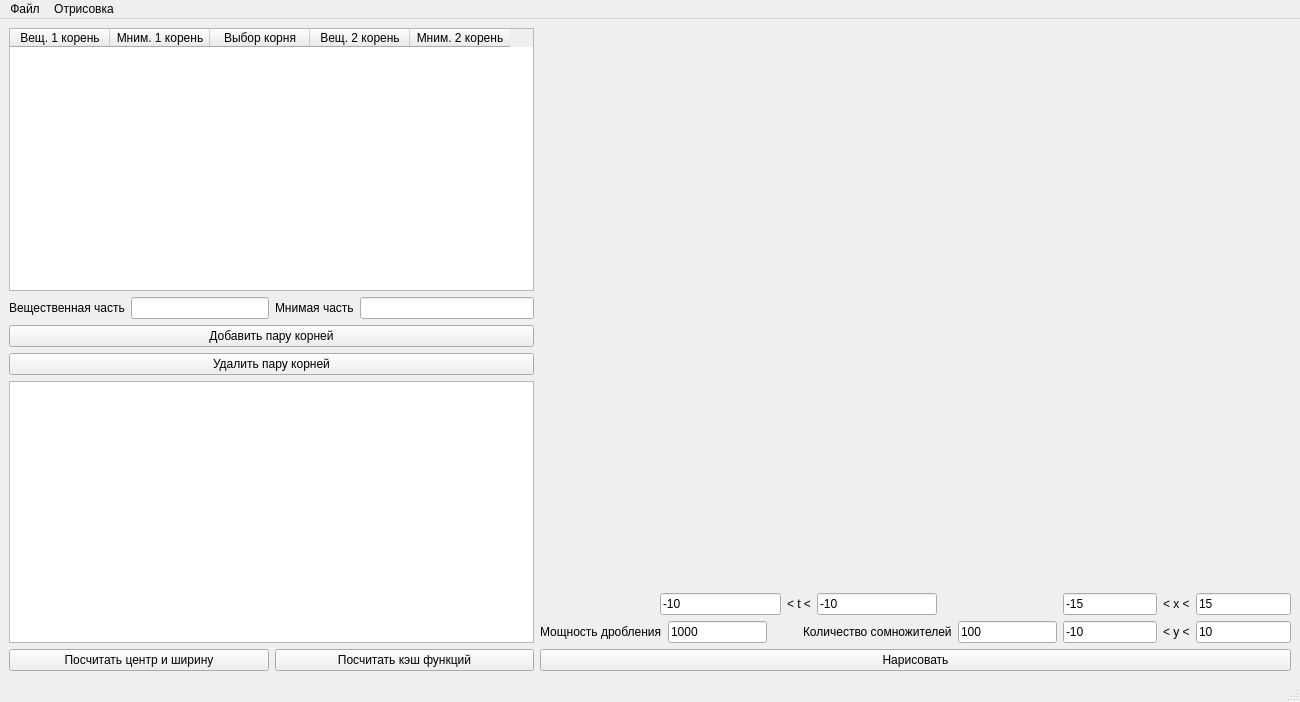
<?xml version="1.0" encoding="UTF-8"?>
<ui version="4.0">
 <class>MainWindow</class>
 <widget class="QMainWindow" name="MainWindow">
  <property name="geometry">
   <rect>
    <x>0</x>
    <y>0</y>
    <width>1300</width>
    <height>702</height>
   </rect>
  </property>
  <property name="sizePolicy">
   <sizepolicy hsizetype="MinimumExpanding" vsizetype="MinimumExpanding">
    <horstretch>0</horstretch>
    <verstretch>0</verstretch>
   </sizepolicy>
  </property>
  <property name="minimumSize">
   <size>
    <width>1300</width>
    <height>0</height>
   </size>
  </property>
  <property name="maximumSize">
   <size>
    <width>16777215</width>
    <height>16777215</height>
   </size>
  </property>
  <property name="windowTitle">
   <string>Курсовая 1</string>
  </property>
  <widget class="QWidget" name="centralwidget">
   <property name="enabled">
    <bool>true</bool>
   </property>
   <property name="sizePolicy">
    <sizepolicy hsizetype="Expanding" vsizetype="Expanding">
     <horstretch>0</horstretch>
     <verstretch>0</verstretch>
    </sizepolicy>
   </property>
   <property name="minimumSize">
    <size>
     <width>1295</width>
     <height>650</height>
    </size>
   </property>
   <property name="maximumSize">
    <size>
     <width>16777215</width>
     <height>16777215</height>
    </size>
   </property>
   <property name="layoutDirection">
    <enum>Qt::LeftToRight</enum>
   </property>
   <property name="autoFillBackground">
    <bool>true</bool>
   </property>
   <layout class="QGridLayout" name="gridLayout">
    <item row="0" column="0">
     <layout class="QVBoxLayout" name="verticalLayout">
      <item>
       <layout class="QGridLayout" name="gridLayout_2"/>
      </item>
      <item>
       <widget class="QTableWidget" name="rootsTable">
        <property name="minimumSize">
         <size>
          <width>525</width>
          <height>0</height>
         </size>
        </property>
        <column>
         <property name="text">
          <string>Вещ. 1 корень</string>
         </property>
        </column>
        <column>
         <property name="text">
          <string>Мним. 1 корень</string>
         </property>
        </column>
        <column>
         <property name="text">
          <string>Выбор корня</string>
         </property>
        </column>
        <column>
         <property name="text">
          <string>Вещ. 2 корень</string>
         </property>
        </column>
        <column>
         <property name="text">
          <string>Мним. 2 корень</string>
         </property>
        </column>
       </widget>
      </item>
      <item>
       <layout class="QHBoxLayout" name="horizontalLayout_4">
        <item>
         <layout class="QHBoxLayout" name="horizontalLayout_2">
          <item>
           <widget class="QLabel" name="labelRe">
            <property name="text">
             <string>Вещественная часть</string>
            </property>
           </widget>
          </item>
          <item>
           <widget class="QLineEdit" name="inputRe"/>
          </item>
         </layout>
        </item>
        <item>
         <layout class="QHBoxLayout" name="horizontalLayout_3">
          <item>
           <widget class="QLabel" name="labelIm">
            <property name="text">
             <string>Мнимая часть</string>
            </property>
           </widget>
          </item>
          <item>
           <widget class="QLineEdit" name="inputIm"/>
          </item>
         </layout>
        </item>
       </layout>
      </item>
      <item>
       <widget class="QPushButton" name="addRoots">
        <property name="text">
         <string>Добавить пару корней</string>
        </property>
       </widget>
      </item>
      <item>
       <widget class="QPushButton" name="deleteRoots">
        <property name="text">
         <string>Удалить пару корней</string>
        </property>
       </widget>
      </item>
      <item>
       <widget class="QTextBrowser" name="notes"/>
      </item>
      <item>
       <layout class="QHBoxLayout" name="horizontalLayout_18">
        <item>
         <widget class="QPushButton" name="calcWidthButton">
          <property name="text">
           <string>Посчитать центр и ширину</string>
          </property>
         </widget>
        </item>
        <item>
         <widget class="QPushButton" name="calcButton">
          <property name="text">
           <string>Посчитать кэш функций</string>
          </property>
         </widget>
        </item>
       </layout>
      </item>
     </layout>
    </item>
    <item row="0" column="1">
     <layout class="QVBoxLayout" name="verticalLayout_4">
      <item>
       <widget class="DrawingWidget" name="drawing" native="true">
        <property name="minimumSize">
         <size>
          <width>750</width>
          <height>500</height>
         </size>
        </property>
       </widget>
      </item>
      <item>
       <layout class="QHBoxLayout" name="horizontalLayout">
        <item>
         <layout class="QVBoxLayout" name="verticalLayout_3">
          <item>
           <layout class="QHBoxLayout" name="horizontalLayout_10">
            <item>
             <spacer name="horizontalSpacer">
              <property name="orientation">
               <enum>Qt::Horizontal</enum>
              </property>
              <property name="sizeHint" stdset="0">
               <size>
                <width>40</width>
                <height>20</height>
               </size>
              </property>
             </spacer>
            </item>
            <item>
             <widget class="QLineEdit" name="tmin">
              <property name="text">
               <string>-10</string>
              </property>
             </widget>
            </item>
            <item>
             <widget class="QLabel" name="labelt">
              <property name="text">
               <string>&lt; t &lt;</string>
              </property>
             </widget>
            </item>
            <item>
             <widget class="QLineEdit" name="tmax">
              <property name="text">
               <string>-10</string>
              </property>
             </widget>
            </item>
            <item>
             <spacer name="horizontalSpacer_2">
              <property name="orientation">
               <enum>Qt::Horizontal</enum>
              </property>
              <property name="sizeHint" stdset="0">
               <size>
                <width>40</width>
                <height>20</height>
               </size>
              </property>
             </spacer>
            </item>
           </layout>
          </item>
          <item>
           <layout class="QHBoxLayout" name="horizontalLayout_9">
            <item>
             <widget class="QLabel" name="labelDensity">
              <property name="text">
               <string>Мощность дробления</string>
              </property>
             </widget>
            </item>
            <item>
             <widget class="QLineEdit" name="density">
              <property name="text">
               <string>1000</string>
              </property>
             </widget>
            </item>
            <item>
             <spacer name="horizontalSpacer_6">
              <property name="orientation">
               <enum>Qt::Horizontal</enum>
              </property>
              <property name="sizeHint" stdset="0">
               <size>
                <width>40</width>
                <height>20</height>
               </size>
              </property>
             </spacer>
            </item>
            <item>
             <widget class="QLabel" name="labelProdNumber">
              <property name="text">
               <string>Количество сомножителей</string>
              </property>
             </widget>
            </item>
            <item>
             <widget class="QLineEdit" name="prodNumber">
              <property name="text">
               <string>100</string>
              </property>
             </widget>
            </item>
           </layout>
          </item>
         </layout>
        </item>
        <item>
         <layout class="QVBoxLayout" name="verticalLayout_2">
          <item>
           <layout class="QHBoxLayout" name="horizontalLayout_12">
            <item>
             <widget class="QLineEdit" name="xmin">
              <property name="sizePolicy">
               <sizepolicy hsizetype="Expanding" vsizetype="Fixed">
                <horstretch>0</horstretch>
                <verstretch>0</verstretch>
               </sizepolicy>
              </property>
              <property name="text">
               <string>-15</string>
              </property>
             </widget>
            </item>
            <item>
             <widget class="QLabel" name="labelx">
              <property name="text">
               <string>&lt; x &lt;</string>
              </property>
             </widget>
            </item>
            <item>
             <widget class="QLineEdit" name="xmax">
              <property name="sizePolicy">
               <sizepolicy hsizetype="Expanding" vsizetype="Fixed">
                <horstretch>0</horstretch>
                <verstretch>0</verstretch>
               </sizepolicy>
              </property>
              <property name="text">
               <string>15</string>
              </property>
             </widget>
            </item>
           </layout>
          </item>
          <item>
           <layout class="QHBoxLayout" name="horizontalLayout_13">
            <item>
             <widget class="QLineEdit" name="ymin">
              <property name="text">
               <string>-10</string>
              </property>
             </widget>
            </item>
            <item>
             <widget class="QLabel" name="labely">
              <property name="text">
               <string>&lt; y &lt;</string>
              </property>
             </widget>
            </item>
            <item>
             <widget class="QLineEdit" name="ymax">
              <property name="text">
               <string>10</string>
              </property>
             </widget>
            </item>
           </layout>
          </item>
         </layout>
        </item>
       </layout>
      </item>
      <item>
       <widget class="QPushButton" name="drawButton">
        <property name="text">
         <string>Нарисовать</string>
        </property>
       </widget>
      </item>
     </layout>
    </item>
   </layout>
  </widget>
  <widget class="QMenuBar" name="menuBar">
   <property name="geometry">
    <rect>
     <x>0</x>
     <y>0</y>
     <width>1300</width>
     <height>19</height>
    </rect>
   </property>
   <widget class="QMenu" name="menuMenu">
    <property name="title">
     <string>Файл</string>
    </property>
    <addaction name="actionOpen"/>
    <addaction name="actionSave"/>
    <addaction name="actionInfo"/>
    <addaction name="actionExit"/>
   </widget>
   <widget class="QMenu" name="menuView">
    <property name="title">
     <string>Отрисовка</string>
    </property>
    <addaction name="actionPlot_trig_polynome"/>
    <addaction name="actionPlot"/>
    <addaction name="actionPlot_2"/>
    <addaction name="separator"/>
    <addaction name="actionTrajectoryMode"/>
    <addaction name="actionFunctionMode"/>
   </widget>
   <addaction name="menuMenu"/>
   <addaction name="menuView"/>
  </widget>
  <widget class="QStatusBar" name="statusBar"/>
  <action name="actionOpen">
   <property name="text">
    <string>Открыть</string>
   </property>
  </action>
  <action name="actionSave">
   <property name="text">
    <string>Сохранить как</string>
   </property>
  </action>
  <action name="actionInfo">
   <property name="text">
    <string>Информация</string>
   </property>
  </action>
  <action name="actionExit">
   <property name="text">
    <string>Выход</string>
   </property>
  </action>
  <action name="actionPlot_trig_polynome">
   <property name="checkable">
    <bool>true</bool>
   </property>
   <property name="text">
    <string>Триг. многолчен</string>
   </property>
  </action>
  <action name="actionPlot">
   <property name="checkable">
    <bool>true</bool>
   </property>
   <property name="text">
    <string>|триг. мног.|^2</string>
   </property>
  </action>
  <action name="actionPlot_2">
   <property name="checkable">
    <bool>true</bool>
   </property>
   <property name="text">
    <string>φ̂</string>
   </property>
  </action>
  <action name="actionTrajectoryMode">
   <property name="checkable">
    <bool>true</bool>
   </property>
   <property name="text">
    <string>Траекторией</string>
   </property>
  </action>
  <action name="actionFunctionMode">
   <property name="checkable">
    <bool>true</bool>
   </property>
   <property name="text">
    <string>Функцией</string>
   </property>
  </action>
 </widget>
 <customwidgets>
  <customwidget>
   <class>DrawingWidget</class>
   <extends>QWidget</extends>
   <header>drawingwidget.h</header>
   <container>1</container>
  </customwidget>
 </customwidgets>
 <resources/>
 <connections/>
</ui>
